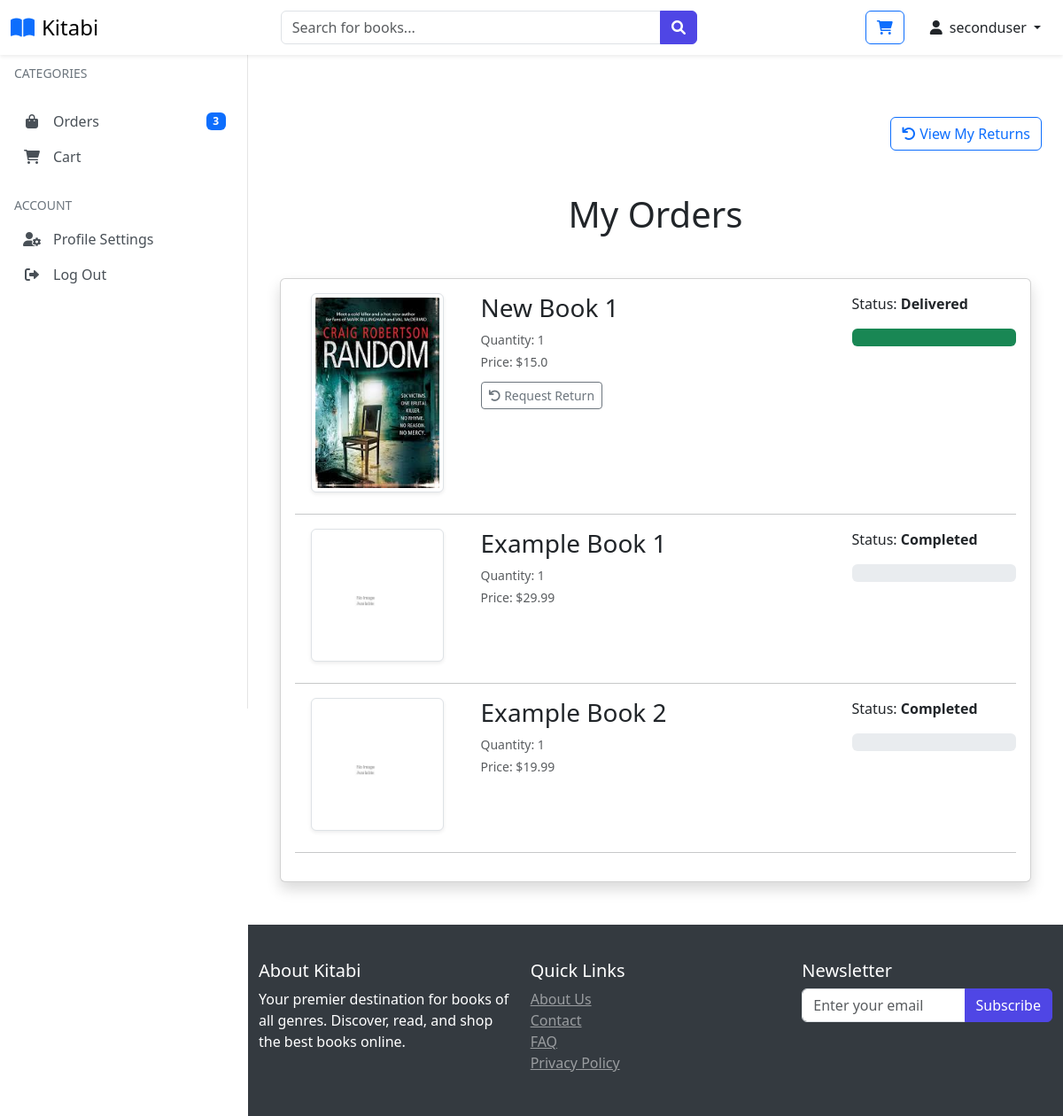
/orders (signed in), run on the app's committed database.
### website/models.py (models this page shows, shortened)
class Customer(db.Model, UserMixin):
    id = db.Column(db.Integer, primary_key=True)
    full_name = db.Column(db.String(100), nullable=False)
    email = db.Column(db.String(100), unique=True, nullable=False)
    username = db.Column(db.String(100), unique=True, nullable=False)
    password_hash = db.Column(db.String(200), nullable=False)
    date_joined = db.Column(db.DateTime(), default=datetime.utcnow)
    is_admin_val = db.Column(db.Boolean, default=False)
    last_login = db.Column(db.DateTime)
    status = db.Column(db.String(20), default='active')
    membership_tier_id = db.Column(db.Integer, db.ForeignKey('membership_tier.id'), default=1)  # Default to Normal
    points = db.Column(db.Integer, default=0)
    membership_tier = db.relationship('MembershipTier', backref='customers')
    cart_items = db.relationship('Cart', back_populates='customer', lazy=True)
    orders = db.relationship('Order', back_populates='customer', lazy=True)
    activity_logs = db.relationship('ActivityLog', back_populates='user', lazy=True)
    returns = db.relationship('Return', foreign_keys='Return.customer_link', back_populates='customer', lazy=True)
    roles = db.relationship(
        'Role',
        secondary=user_roles,
        back_populates='users',
        lazy='dynamic'
    )
    @property
    def password(self):
        raise AttributeError('Password is not a readable Attribute')
    @property
    def is_admin(self):
        return self.is_admin_val or any(
            role.name in ['Super Admin', 'Product Manager', 'Order Manager']
            for role in self.roles
        )

class Order(db.Model):
    id = db.Column(db.Integer, primary_key=True)
    quantity = db.Column(db.Integer, nullable=False)
    price = db.Column(db.Float, nullable=False)
    status = db.Column(db.String(100), nullable=False)
    payment_id = db.Column(db.String(1000), nullable=False)
    customer_link = db.Column(db.Integer, db.ForeignKey('customer.id'), nullable=False)
    product_link = db.Column(db.Integer, db.ForeignKey('product.id'), nullable=False)
    returns = db.relationship('Return', foreign_keys='Return.order_link', back_populates='order', lazy=True)
    delivery_fee = db.Column(db.Float, default=0.0)  # New field
    discount_applied = db.Column(db.Float, default=0.0)  # New field
    created_at = db.Column(db.DateTime, default=datetime.utcnow)  # New field
    customer = db.relationship('Customer', back_populates='orders')
    product = db.relationship('Product', back_populates='orders')

class Product(db.Model):
    id = db.Column(db.Integer, primary_key=True)
    product_name = db.Column(db.String(100), nullable=False)
    author = db.Column(db.String(100), nullable=False)
    rating = db.Column(db.Float, nullable=False)
    current_price = db.Column(db.Float, nullable=False)
    in_stock = db.Column(db.Integer, nullable=False)
    low_stock_threshold = db.Column(db.Integer, default=10)
    warehouse_location = db.Column(db.String(100), nullable=False, default='Main Warehouse')
    promotion_percentage = db.Column(db.Integer, default=0)
    discounted_price = db.Column(db.Float, nullable=True)
    product_picture = db.Column(db.String(1000), nullable=False)
    flash_sale = db.Column(db.Boolean, default=False)
    date_added = db.Column(db.DateTime, default=datetime.utcnow)
    category_id = db.Column(db.Integer, db.ForeignKey('category.id'), nullable=False)
    subcategory_id = db.Column(db.Integer, db.ForeignKey('sub_category.id'), nullable=False)
    last_stock_update = db.Column(db.DateTime, default=datetime.utcnow)
    returns = db.relationship('Return', foreign_keys='Return.product_link', back_populates='product', lazy=True)
    carts = db.relationship('Cart', back_populates='product', lazy=True)
    orders = db.relationship('Order', back_populates='product', lazy=True)
    stock_history = db.relationship('StockHistory', back_populates='product', lazy=True)
    category = db.relationship('Category', back_populates='products')
    subcategory = db.relationship('SubCategory', back_populates='products')

### website/views.py (the view)
@views.route('/orders')
@login_required
def order():
    orders = Order.query.filter_by(customer_link=current_user.id).all()
    return render_template('orders.html',
                         orders=orders,
                         categories=get_categories_dict())

### website/templates/orders.html (shortened to what this page needs)
{% extends 'base.html' %}
{% block body %}
<div class="container-fluid my-5">
    <div class="d-flex justify-content-end align-items-center mb-4">
        <a href="{{ url_for('views.my_returns') }}" class="btn btn-outline-primary">
            <i class="fas fa-undo"></i> View My Returns
        </a>
    </div>
    <div class="container my-5">
        <div class="row">
            {% if orders %}
            <h1 class="text-center mb-5">My Orders</h1>
            <div>
                <div class="card shadow">
                    <div class="card-body">
                    {% for item in orders %}
                    <div class="row mb-4">
                        <div class="col-md-3 text-center align-self-center">
                            <img src="{{ item.product.product_picture }}" alt="Product Image"
                                 class="img-fluid img-thumbnail shadow-sm"
                                 style="width: 100%; max-width: 150px; height: auto;">
                        </div>
                        <div class="col-md-6">
                            <h3>{{ item.product.product_name }}</h3>
                            <p class="mb-1 text-muted small">Quantity: {{ item.quantity }}</p>
                            <p class="mb-1 text-muted small">Price: ${{ item.price }}</p>
                            {% if item.status == 'Delivered' %}
                            <a href="{{ url_for('views.request_return', order_id=item.id) }}"
                               class="btn btn-sm btn-outline-secondary mt-2">
                                <i class="fas fa-undo"></i> Request Return
                            </a>
                            {% endif %}
                        </div>
                        <div class="col-md-3">
                            <p>Status: <strong>{{ item.status }}</strong></p>
                            <div class="progress" style="height: 20px;">
                                {% if item.status == 'Pending' %}
                                <div class="progress-bar bg-secondary" role="progressbar" style="width: 20%"></div>
                                {% elif item.status == 'Accepted' %}
                                <div class="progress-bar bg-info" role="progressbar" style="width: 40%"></div>
                                {% elif item.status == 'Out for delivery' %}
                                <div class="progress-bar bg-warning" role="progressbar" style="width: 70%"></div>
                                {% elif item.status == 'Delivered' %}
                                <div class="progress-bar bg-success" role="progressbar" style="width: 100%"></div>
                                {% elif item.status == 'Canceled' %}
                                <div class="progress-bar bg-danger" role="progressbar" style="width: 100%"></div>
                                {% endif %}
                            </div>
                        </div>
                    </div>
                    <hr>
                    {% endfor %}
                </div>
            </div>
        </div>
        {% endif %}
    </div>
</div>
{% endblock %}

### website/templates/base.html (shortened to what this page needs)
<!DOCTYPE html>
<html lang="en">
<head>
    <link rel="stylesheet" href="{{ url_for('static', filename='css/bootstrap.min.css') }}">
    <link rel="stylesheet" href="{{ url_for('static', filename='css/owl.carousel.min.css') }}">
    <link rel="stylesheet" href="{{ url_for('static', filename='css/style.css') }}">
    <link rel="stylesheet" href="https://cdnjs.cloudflare.com/ajax/libs/font-awesome/6.0.0/css/all.min.css">
</head>
<body class="{% if current_user.is_authenticated %}{% if current_user.is_admin %}admin-user{% else %}user{% endif %}{% else %}guest{% endif %}">
<nav class="navbar navbar-light bg-white fixed-top shadow-sm">
    <div class="container-fluid">
        <div class="d-flex align-items-center">
            <a class="navbar-brand d-flex align-items-center" href="/">
                <i class="fas fa-book-open text-primary me-2"></i>
                <span class="font-weight-bold">Kitabi</span>
            </a>
        </div>
        {% if not current_user.is_authenticated or not current_user.is_admin %}
            <form class="d-none d-md-flex mx-auto" style="width: 40%;">
                <div class="input-group">
                    <input type="text" class="form-control" placeholder="Search for books...">
                    <button class="btn btn-primary" type="submit">
                        <i class="fas fa-search"></i>
                    </button>
                </div>
            </form>
        {% else %}
            <div class="mx-auto" style="width: 40%;"></div>
        {% endif %}
        <div class="d-flex align-items-center user-nav">
            {% if current_user.is_authenticated %}
                {% if not current_user.is_admin %}
                    <a href="/cart" class="btn btn-outline-primary me-3 position-relative">
                        <i class="fas fa-shopping-cart"></i>
                    </a>
                {% endif %}
                <div class="dropdown">
                    <button class="btn btn-link text-dark text-decoration-none dropdown-toggle" type="button" id="userDropdown" data-bs-toggle="dropdown" aria-expanded="false">
                        <i class="fas fa-user me-1"></i>
                        {{ current_user.username }}
                    </button>
                </div>
            {% else %}
                <a href="{{ url_for('auth.login') }}" class="btn btn-primary">
                    <i class="fas fa-sign-in-alt me-2"></i>Login
                </a>
            {% endif %}
        </div>
    </div>
</nav>
{% if current_user.is_authenticated and current_user.is_admin %}
    <div class="admin-sidebar">
        <div class="text-center mb-4">
            <i class="fas fa-user-shield fa-3x text-primary"></i>
            <h5 class="mt-2">Admin Panel</h5>
        </div>
        <div class="nav flex-column">
            <a class="admin-nav-item" href="{{ url_for('admin.admin_page') }}">
                <i class="fas fa-tachometer-alt"></i>Dashboard
            </a>
            {% if current_user.has_permission('manage_products') %}
            <a class="admin-nav-item" href="{{ url_for('admin.shop_items') }}">
                <i class="fas fa-tags"></i>Manage Products
            </a>
            {% endif %}
            {% if current_user.has_permission('manage_inventory') %}
            <a class="admin-nav-item" href="{{ url_for('admin.inventory_management') }}">
                <i class="fas fa-boxes"></i>Manage Inventory
            </a>
            {% endif %}
            {% if current_user.has_permission('manage_returns') %}
            <a class="admin-nav-item" href="{{ url_for('admin.returns_management') }}">
                <i class="fas fa-undo"></i>Manage Returns
            </a>
            {% endif %}
            {% if current_user.has_permission('manage_orders') %}
            <a class="admin-nav-item" href="{{ url_for('admin.order_view') }}">
                <i class="fas fa-shopping-cart"></i>Manage Orders
            </a>
            {% endif %}
            {% if current_user.has_permission('manage_users') %}
            <a class="admin-nav-item" href="{{ url_for('admin.manage_roles') }}">
                <i class="fas fa-user-cog"></i>Manage Roles
            </a>
            <a class="admin-nav-item" href="{{ url_for('admin.membership_tiers') }}">
                <i class="fas fa-crown"></i>Membership Tiers
            </a>
            {% endif %}
            {% if current_user.has_permission('view_reports') %}
            <a class="admin-nav-item" href="{{ url_for('admin.view_activity_logs') }}">
                <i class="fas fa-history"></i>Activity Logs
            </a>
            {% endif %}
        </div>
    </div>
{% elif current_user.is_authenticated and not current_user.is_admin %}
    <div class="sidebar">
        <div class="nav-section">
            <div class="nav-section-title">Categories</div>
        </div>
        <div class="nav-section">
            <a href="/orders" class="sidebar-nav-item">
                <i class="fas fa-shopping-bag"></i>Orders
                {% if current_user.orders|length > 0 %}
                    <span class="badge bg-primary ms-auto">{{ current_user.orders|length }}</span>
                {% endif %}
            </a>
            <a href="/cart" class="sidebar-nav-item">
                <i class="fas fa-shopping-cart"></i>Cart
            </a>
        </div>
        <div class="nav-section">
            <div class="nav-section-title">Account</div>
            <a href="/account/{{current_user.id}}" class="sidebar-nav-item">
                <i class="fas fa-user-cog"></i>Profile Settings
            </a>
            <a href="{{ url_for('auth.log_out') }}" class="sidebar-nav-item">
                <i class="fas fa-sign-out-alt"></i>Log Out
            </a>
        </div>
    </div>
{% endif %}
    <main class="main-content">
         <div class="container pt-2">
            {% block body %}{% endblock %}
        </div>
    </main>
    <footer>
         <div class="container pt-2">
            <div class="row">
                <div class="col-md-4">
                    <h5>About Kitabi</h5>
                    <p>Your premier destination for books of all genres. Discover, read, and shop the best books online.</p>
                </div>
                <div class="col-md-4">
                    <h5>Quick Links</h5>
                    <ul class="list-unstyled">
                        <li><a href="#" class="text-white-50">About Us</a></li>
                        <li><a href="#" class="text-white-50">Contact</a></li>
                        <li><a href="#" class="text-white-50">FAQ</a></li>
                    <li><a href="#" class="text-white-50">Privacy Policy</a></li>
                </ul>
            </div>
            <div class="col-md-4">
                <h5>Newsletter</h5>
                <form>
                    <div class="input-group">
                        <input type="email" class="form-control" placeholder="Enter your email">
                        <button class="btn btn-primary" type="submit">Subscribe</button>
                    </div>
                </form>
            </div>
        </div>
    </div>
</footer>
</body>
</html>

### data on the page
Customer: username "seconduser"
Order: product.product_picture (picture), product.product_name "New Book 1", quantity "1", price "15.0", status "Delivered"
Order: product.product_picture (placeholder picture), product.product_name "Example Book 1", quantity "1", price "29.99", status "Completed"
Order: product.product_picture (placeholder picture), product.product_name "Example Book 2", quantity "1", price "19.99", status "Completed"

### other printed values
{{ current_user.orders|length }} "3"
